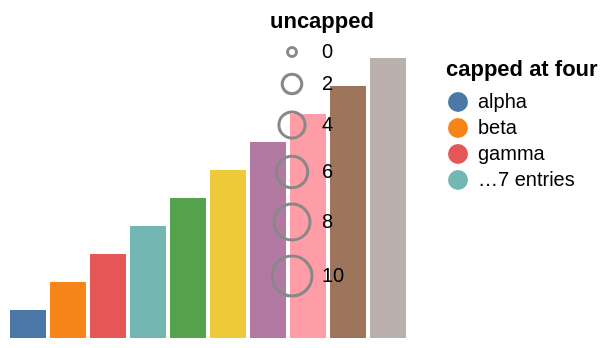

Write a Vega-Lite specification for this figure.
### Vega specification from a JSON file in a GitHub repository (floating-point values rounded to 4 significant figures)
{"$schema": "https://vega.github.io/schema/vega/v6.json", "description": "symbolLimit is not a plain truncation: upstream keeps limit - 1 swatches and spends the last row saying how many entries it left out, with the swatch beside that row drawn from the next value.", "width": 200, "height": 140, "padding": 5, "background": "white", "data": [{"name": "t", "values": [{"c": "alpha", "v": 1}, {"c": "beta", "v": 2}, {"c": "gamma", "v": 3}, {"c": "delta", "v": 4}, {"c": "epsilon", "v": 5}, {"c": "zeta", "v": 6}, {"c": "eta", "v": 7}, {"c": "theta", "v": 8}, {"c": "iota", "v": 9}, {"c": "kappa", "v": 10}]}], "scales": [{"name": "x", "type": "band", "domain": {"data": "t", "field": "c"}, "range": "width"}, {"name": "y", "type": "linear", "domain": {"data": "t", "field": "v"}, "range": "height"}, {"name": "colour", "type": "ordinal", "domain": {"data": "t", "field": "c"}, "range": "category"}, {"name": "area", "type": "linear", "domain": {"data": "t", "field": "v"}, "range": [20, 400]}], "legends": [{"fill": "colour", "title": "capped at four", "symbolLimit": 4, "orient": "right"}, {"size": "area", "title": "uncapped", "orient": "bottom-right"}], "marks": [{"type": "rect", "from": {"data": "t"}, "encode": {"enter": {"x": {"scale": "x", "field": "c"}, "width": {"scale": "x", "band": 0.9}, "y": {"scale": "y", "field": "v"}, "y2": {"scale": "y", "value": 0}, "fill": {"scale": "colour", "field": "c"}}}}]}
